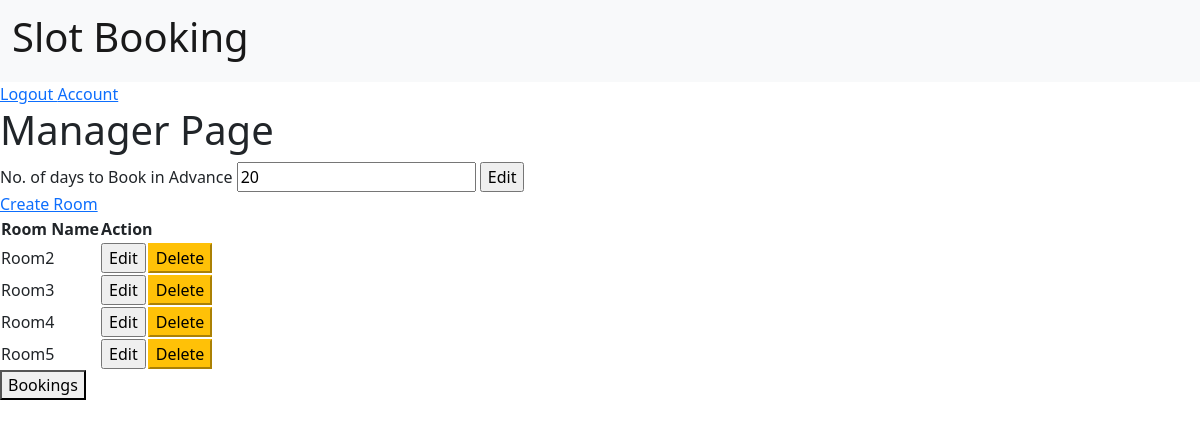
Screenshot of /manager/ (signed in) with the database file from the repository.
### manager/models.py (models this page shows, shortened)
class AdvanceBooking(models.Model):
    manager_id = models.ForeignKey(CustomUser, on_delete=models.CASCADE, related_name="room_manager_id")
    no_of_days = models.IntegerField(null=False, default=15, blank=False)

class Rooms(models.Model):
    id = models.UUIDField(primary_key=True, default=uuid.uuid4, editable=False)
    room_owner = models.ForeignKey(CustomUser, on_delete=models.CASCADE)
    room_name = models.CharField(max_length=10, null=False)
    class Meta:
        unique_together = ('room_owner', 'room_name')

### manager/decorators.py (the view)
        def wrap(request,*args,**kwargs):
            if request.user.is_manager:
                return view_func(request,*args,**kwargs)
            else:
                raise PermissionDenied

### manager/views.py (called while the page is built)
@login_required
@role_required(allowed=['manager'])
def manager(request):
    rooms = Rooms.objects.filter(room_owner=request.user)
    advancebooking = AdvanceBooking.objects.get(manager_id=request.user)
    context={'rooms':rooms,'adv_days':advancebooking}
    return render(request,'manager/manager.html',context)

### manager/templates/manager/manager.html (shortened to what this page needs)
{% extends 'basic.html' %}
{%block content%}
<div>
    <h1> Manager Page</h1>
    <div>
        <form method="POST" action="{% url 'advance_days' %}">
            <div>
                <Label>No. of days to Book in Advance </Label>
                <input type="text" name="adv_days" value="{{adv_days.no_of_days}}" required>
                <input type="submit" value="Edit">
            </div>
        </form>
        <div>
            <a href="{% url 'create_room'%}"> Create Room </a>
        </div>
        {%if rooms %}
            <table>
                <thread>
                    <tr>
                        <th>Room Name </th>
                        <th colspan="2"> Action </th>
                    </tr>
                </thread>
                <tbody>
                    {% for room in rooms %}
                    <tr>
                        <td>
                            <Label>{{room.room_name}}</Label>
                        </td>
                        <td>
                            <form action="{% url 'time_slot' room.id%}" >
                                <input type="submit" class="button " value="Edit"> </input>
                            </form>
                        </td>
                        <td>
                            <form action="{% url 'delete_room' room.pk %}" method="POST">
                                <input type="submit" class="button btn-warning" value="Delete"> </input>
                            </form>
                        </td>
                        {% endfor %}
                    </tr>
                </tbody>
            </table>
        {% endif %}
        <a href="{% url 'bookings' %}">
            <button>Bookings </button>
        </a>
    </div>
</div>
{%endblock content%}

### rows the page displays
AdvanceBooking: adv_days "20"
Rooms: room_name "Room2"
Rooms: room_name "Room3"
Rooms: room_name "Room4"
Rooms: room_name "Room5"
